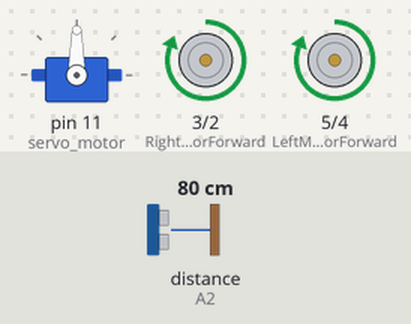
Bench run of a sketch on a simulated Arduino Uno, built with avr-gcc and run on an emulated ATmega328P. Parts: servo, motor-driver pin pairs drawn as motors (green arrow = first pin HIGH = forward, orange = second pin HIGH = backward, longer = more drive). Wiring (inferred from the names in the program): ultrasonic range finder: trigger A3; echo A2. The inputs (shaded band) are chosen by the test bench; at power-on: distance to the obstacle (sensor on A2) 80 cm. The echo pulse lasts 58.3 µs per cm.

Above: at 3.6 s.
3.7 s: distance to the obstacle (sensor on A2) set to 25 cm
5.2 s: distance to the obstacle (sensor on A2) set to 19 cm
At 6.7 s:
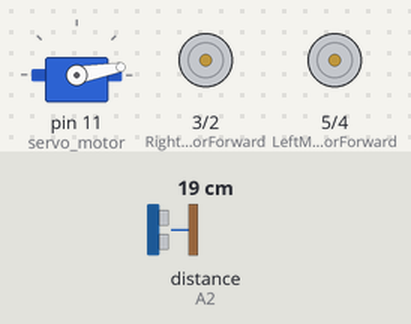
8.2 s: distance to the obstacle (sensor on A2) set to 35 cm
At 8.2 s:
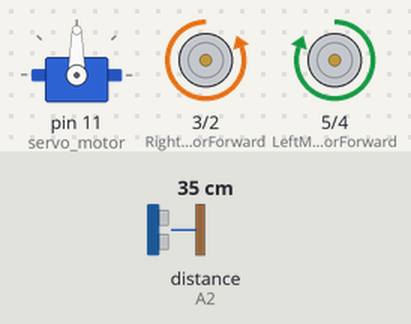
10.1 s: distance to the obstacle (sensor on A2) set to 2 cm
At 12.5 s:
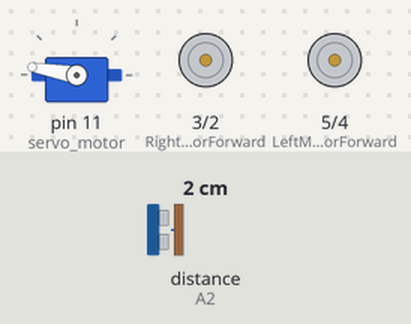
Timing chart, 0 to 14.1 s (numbered marks = the images above; inputs shaded):
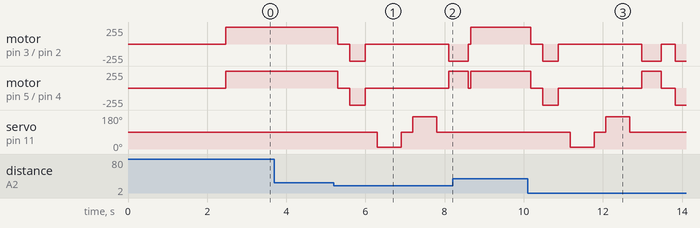

The sketch:

ObstacleAvoidingRobot.ino
```cpp
#include <Servo.h>          //Servo motor library. This is standard library

//our L298N control pins
const int LeftMotorForward = 5;
const int LeftMotorBackward = 4;
const int RightMotorForward = 3;
const int RightMotorBackward = 2;

//sensor pins
const int trig_pin = A3; //analog input 1
const int echo_pin = A2; //analog input 2

#define maximum_distance 200
boolean goesForward = false;
int distance = 100;

Servo servo_motor; //our servo name

// Function to get distance from ultrasonic sensor
int getDistance() {
  digitalWrite(trig_pin, LOW);
  delayMicroseconds(2);
  digitalWrite(trig_pin, HIGH);
  delayMicroseconds(10);
  digitalWrite(trig_pin, LOW);

  long duration = pulseIn(echo_pin, HIGH);
  int distance_cm = duration * 0.034 / 2;

  if (distance_cm == 0 || distance_cm > maximum_distance)
    return maximum_distance;
  return distance_cm;
}

void setup(){
  pinMode(trig_pin, OUTPUT);
  pinMode(echo_pin, INPUT);

  pinMode(RightMotorForward, OUTPUT);
  pinMode(LeftMotorForward, OUTPUT);
  pinMode(LeftMotorBackward, OUTPUT);
  pinMode(RightMotorBackward, OUTPUT);

  servo_motor.attach(11); //our servo pin

  servo_motor.write(90);
  delay(2000);
  distance = getDistance();
  delay(100);
  distance = getDistance();
  delay(100);
  distance = getDistance();
  delay(100);
  distance = getDistance();
  delay(100);
}

void loop(){
  int distanceRight = 0;
  int distanceLeft = 0;
  delay(50);

  if (distance <= 20){
    moveStop();
    delay(300);
    moveBackward();
    delay(400);
    moveStop();
    delay(300);
    distanceRight = lookRight();
    delay(300);
    distanceLeft = lookLeft();
    delay(300);

    if (distance >= distanceLeft){
      turnRight();
      moveStop();
    }
    else{
      turnLeft();
      moveStop();
    }
  }
  else{
    moveForward();
  }
    distance = getDistance();
}

int lookRight(){
  servo_motor.write(10);
  delay(500);
  int distance = getDistance();
  delay(100);
  servo_motor.write(90);
  return distance;
}

int lookLeft(){
  servo_motor.write(170);
  delay(500);
  int distance = getDistance();
  delay(100);
  servo_motor.write(90);
  return distance;
}

void moveStop(){
  digitalWrite(RightMotorForward, LOW);
  digitalWrite(LeftMotorForward, LOW);
  digitalWrite(RightMotorBackward, LOW);
  digitalWrite(LeftMotorBackward, LOW);
}

void moveForward(){
  if(!goesForward){
    goesForward=true;

    digitalWrite(LeftMotorForward, HIGH);
    digitalWrite(RightMotorForward, HIGH);

    digitalWrite(LeftMotorBackward, LOW);
    digitalWrite(RightMotorBackward, LOW);
  }
}

void moveBackward(){
  goesForward=false;

  digitalWrite(LeftMotorBackward, HIGH);
  digitalWrite(RightMotorBackward, HIGH);

  digitalWrite(LeftMotorForward, LOW);
  digitalWrite(RightMotorForward, LOW);
}

void turnRight(){
  digitalWrite(LeftMotorForward, HIGH);
  digitalWrite(RightMotorBackward, HIGH);

  digitalWrite(LeftMotorBackward, LOW);
  digitalWrite(RightMotorForward, LOW);

  delay(500);

  digitalWrite(LeftMotorForward, HIGH);
  digitalWrite(RightMotorForward, HIGH);

  digitalWrite(LeftMotorBackward, LOW);
  digitalWrite(RightMotorBackward, LOW);
}

void turnLeft(){
  digitalWrite(LeftMotorBackward, HIGH);
  digitalWrite(RightMotorForward, HIGH);

  digitalWrite(LeftMotorForward, LOW);
  digitalWrite(RightMotorBackward, LOW);

  delay(500);

  digitalWrite(LeftMotorForward, HIGH);
  digitalWrite(RightMotorForward, HIGH);

  digitalWrite(LeftMotorBackward, LOW);
  digitalWrite(RightMotorBackward, LOW);
}
```

Measured:
- the behaviour switches between 22 and 21 cm on distance to the obstacle (sensor on A2) (found by bisection; images 0 and 1)
- after the input at 3.7 s, every drawn part: stays the same
- after the input at 8.2 s, servo on pin 11 (servo_motor): stays 90° (without the input it goes to 10° after 1.5 s)
